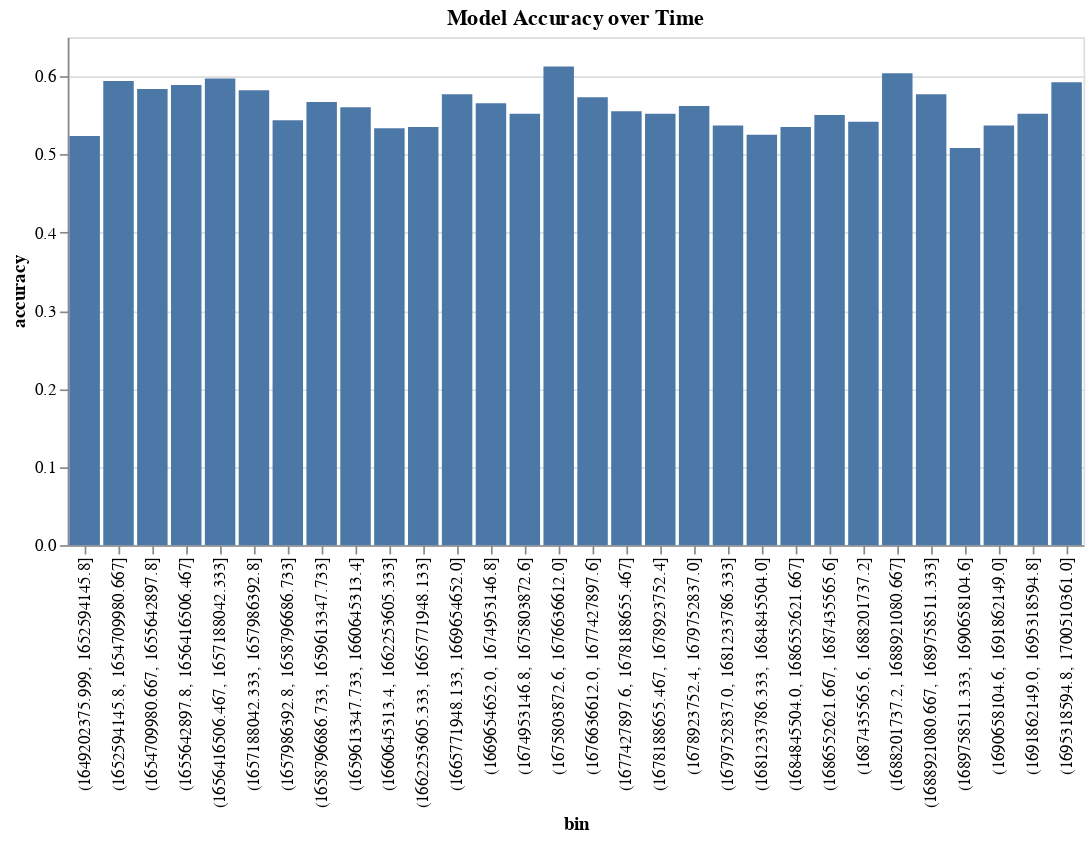

Notebook code for this chart:
### Code cell
alt.Chart(binned).mark_bar().encode(
    x='bin',
    y='accuracy',
).properties(title='Model Accuracy over Time')

### Figure 1 — Vega-Lite specification as saved in the notebook (floating-point values rounded to 4 significant figures)
{"config": {"view": {"continuousWidth": 300, "continuousHeight": 300}}, "data": {"name": "data-6846f2b17c6ed4c03156069d04fa9557"}, "mark": {"type": "bar"}, "encoding": {"x": {"field": "bin", "type": "nominal"}, "y": {"field": "accuracy", "type": "quantitative"}}, "title": "Model Accuracy over Time", "$schema": "https://vega.github.io/schema/vega-lite/v5.16.3.json", "datasets": {"data-6846f2b17c6ed4c03156069d04fa9557": [{"bin": "(1649202375.999, 1652594145.8]", "sum": 312, "count": 596, "accuracy": 0.5235}, {"bin": "(1652594145.8, 1654709980.667]", "sum": 354, "count": 596, "accuracy": 0.594}, {"bin": "(1654709980.667, 1655642897.8]", "sum": 348, "count": 596, "accuracy": 0.5839}, {"bin": "(1655642897.8, 1656416506.467]", "sum": 351, "count": 596, "accuracy": 0.5889}, {"bin": "(1656416506.467, 1657188042.333]", "sum": 356, "count": 596, "accuracy": 0.5973}, {"bin": "(1657188042.333, 1657986392.8]", "sum": 347, "count": 596, "accuracy": 0.5822}, {"bin": "(1657986392.8, 1658796686.733]", "sum": 324, "count": 596, "accuracy": 0.5436}, {"bin": "(1658796686.733, 1659613347.733]", "sum": 338, "count": 596, "accuracy": 0.5671}, {"bin": "(1659613347.733, 1660645313.4]", "sum": 334, "count": 596, "accuracy": 0.5604}, {"bin": "(1660645313.4, 1662253605.333]", "sum": 318, "count": 596, "accuracy": 0.5336}, {"bin": "(1662253605.333, 1665771948.133]", "sum": 319, "count": 596, "accuracy": 0.5352}, {"bin": "(1665771948.133, 1669654652.0]", "sum": 344, "count": 596, "accuracy": 0.5772}, {"bin": "(1669654652.0, 1674953146.8]", "sum": 337, "count": 596, "accuracy": 0.5654}, {"bin": "(1674953146.8, 1675803872.6]", "sum": 329, "count": 596, "accuracy": 0.552}, {"bin": "(1675803872.6, 1676636612.0]", "sum": 365, "count": 596, "accuracy": 0.6124}, {"bin": "(1676636612.0, 1677427897.6]", "sum": 341, "count": 595, "accuracy": 0.5731}, {"bin": "(1677427897.6, 1678188655.467]", "sum": 331, "count": 596, "accuracy": 0.5554}, {"bin": "(1678188655.467, 1678923752.4]", "sum": 329, "count": 596, "accuracy": 0.552}, {"bin": "(1678923752.4, 1679752837.0]", "sum": 335, "count": 596, "accuracy": 0.5621}, {"bin": "(1679752837.0, 1681233786.333]", "sum": 320, "count": 596, "accuracy": 0.5369}, {"bin": "(1681233786.333, 1684845504.0]", "sum": 313, "count": 596, "accuracy": 0.5252}, {"bin": "(1684845504.0, 1686552621.667]", "sum": 319, "count": 596, "accuracy": 0.5352}, {"bin": "(1686552621.667, 1687435565.6]", "sum": 328, "count": 596, "accuracy": 0.5503}, {"bin": "(1687435565.6, 1688201737.2]", "sum": 323, "count": 596, "accuracy": 0.5419}, {"bin": "(1688201737.2, 1688921080.667]", "sum": 360, "count": 596, "accuracy": 0.604}, {"bin": "(1688921080.667, 1689758511.333]", "sum": 344, "count": 596, "accuracy": 0.5772}, {"bin": "(1689758511.333, 1690658104.6]", "sum": 303, "count": 596, "accuracy": 0.5084}, {"bin": "(1690658104.6, 1691862149.0]", "sum": 320, "count": 596, "accuracy": 0.5369}, {"bin": "(1691862149.0, 1695318594.8]", "sum": 329, "count": 596, "accuracy": 0.552}, {"bin": "(1695318594.8, 1700510361.0]", "sum": 353, "count": 596, "accuracy": 0.5923}]}}
